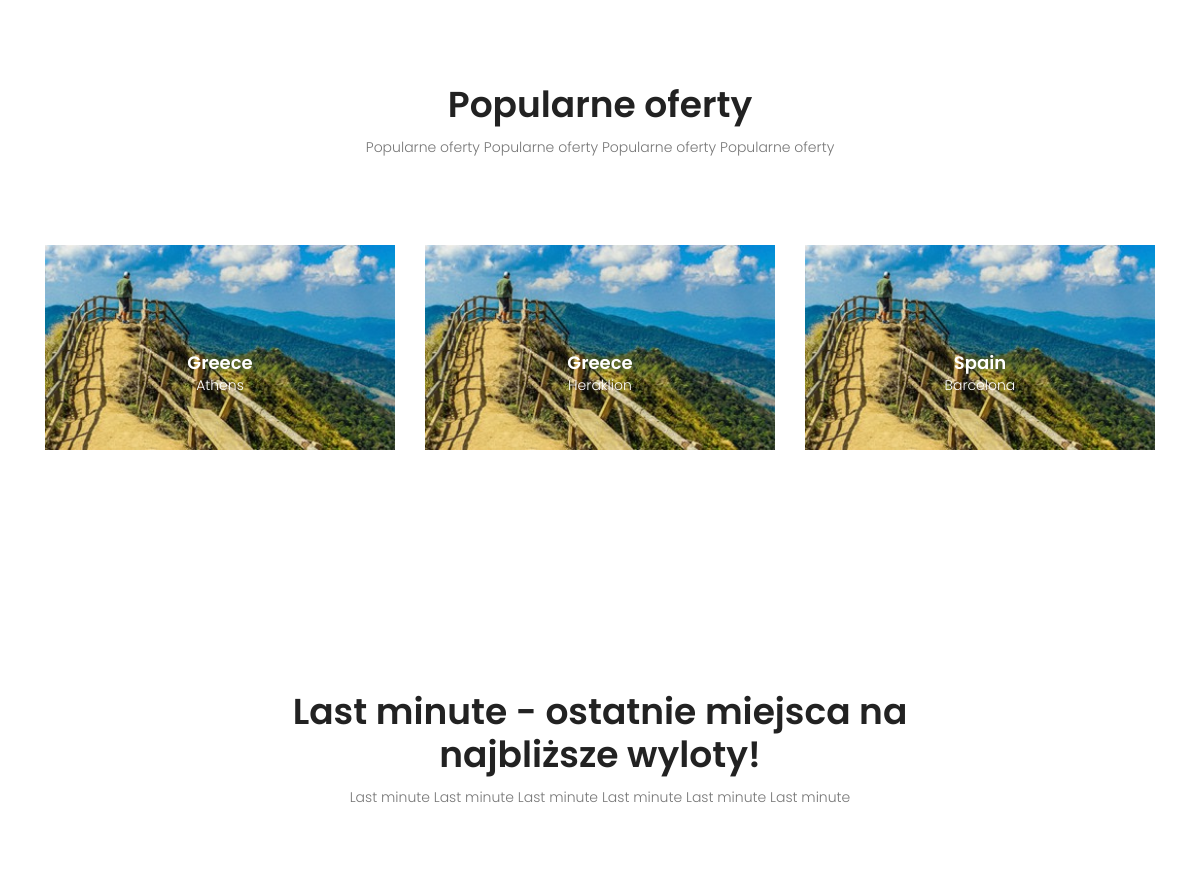
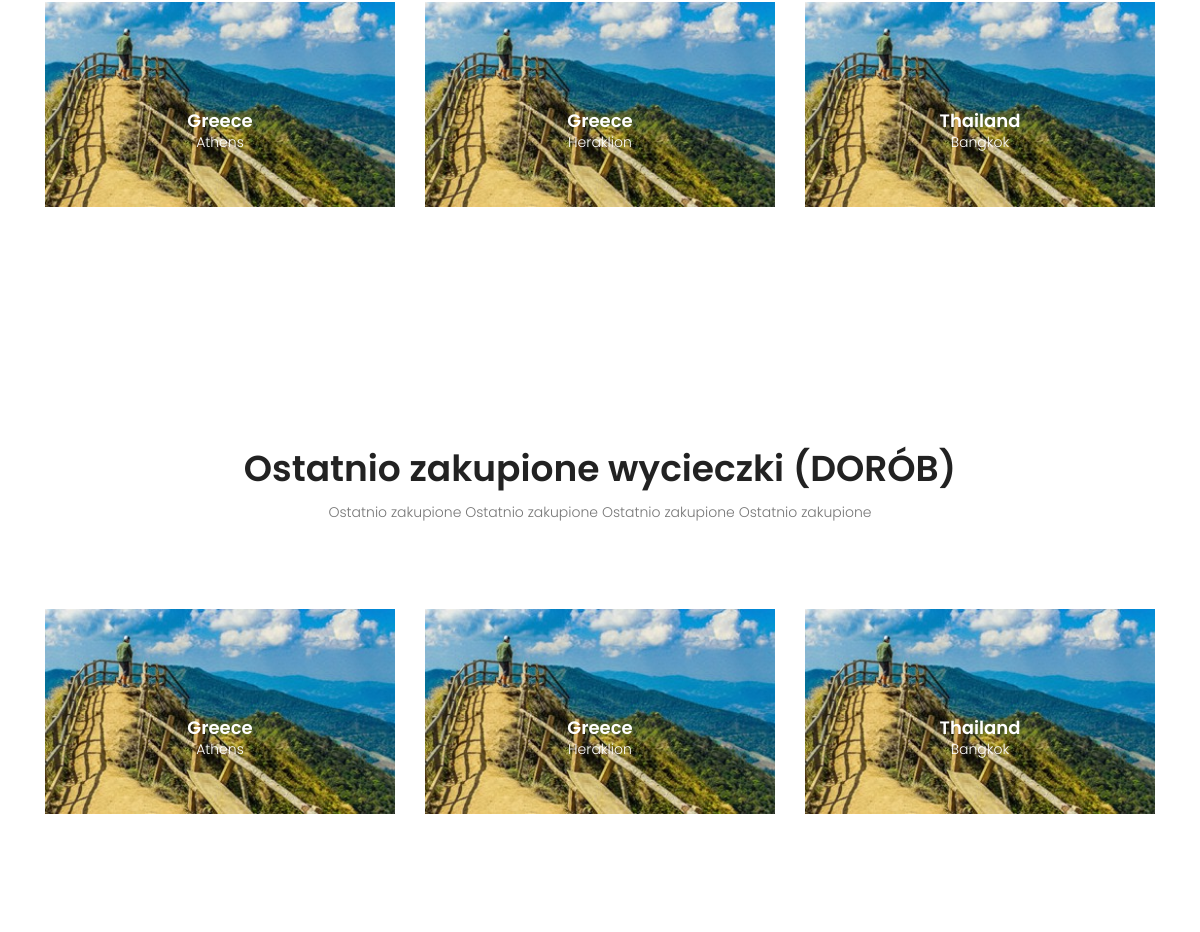
The app's page / (middle part), older data (2 pictures, top to bottom).
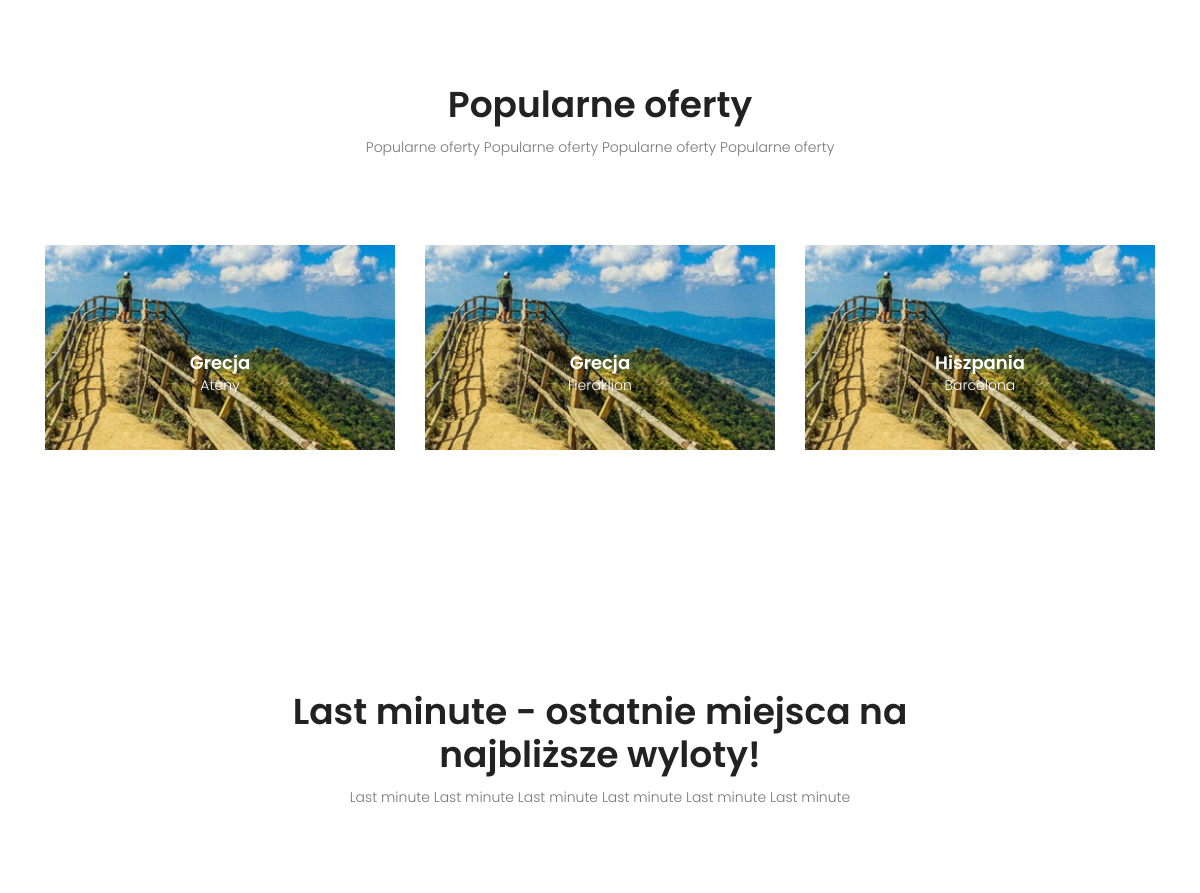
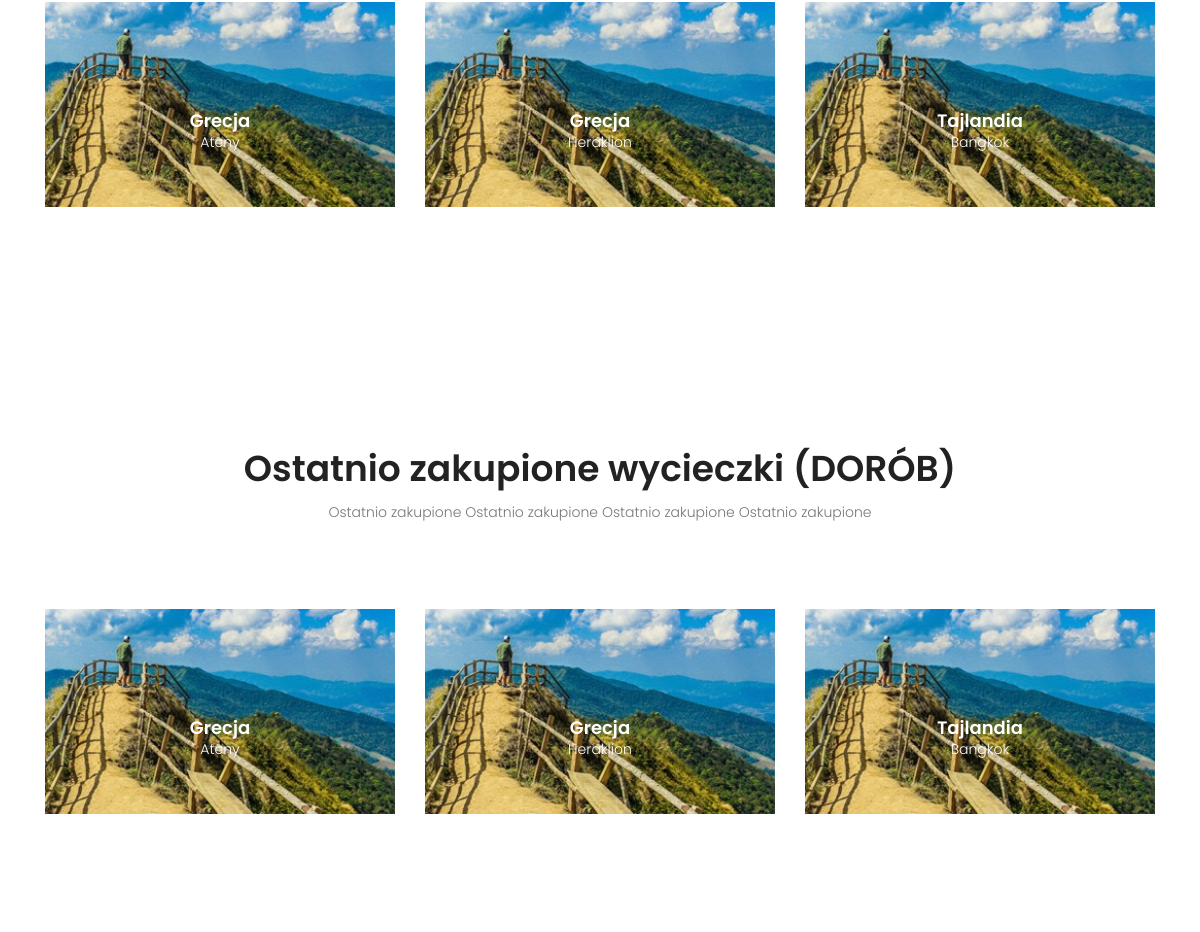
The same page, newer data (2 pictures, top to bottom).
### core/models.py (models this page shows, shortened)
class Trip(models.Model):
    departure_city = models.ForeignKey(City, on_delete=models.CASCADE, related_name='departure_city_trips')
    departure_airport = models.ForeignKey(Airport, on_delete=models.CASCADE, related_name='departure_airport_trips')
    arrival_city = models.ForeignKey(City, on_delete=models.CASCADE, related_name='arrival_city_trips')
    arrival_hotel = models.ForeignKey(Hotel, on_delete=models.CASCADE, related_name='arrival_hotel_trips')
    arrival_airport = models.ForeignKey(Airport, on_delete=models.CASCADE, related_name='arrival_airport_trips')
    departure_date = models.DateTimeField()
    arrival_date = models.DateTimeField()
    return_date = models.DateTimeField()
    catering_option = models.CharField(choices=CATERING_OPTIONS, max_length=20)
    price_for_adult = models.DecimalField(decimal_places=2, max_digits=6)
    price_for_child = models.DecimalField(decimal_places=2, max_digits=6)
    promoted = models.BooleanField(default=False)
    adults_number = models.IntegerField(default=0)
    kids_number = models.IntegerField(default=0)

class City(models.Model):
    name = models.CharField(max_length=100)
    country = models.ForeignKey(Country, on_delete=models.CASCADE, related_name='cities')
    class Meta:
        ordering = ['name']
    def __str__(self):
        return self.name

class Country(models.Model):
    name = models.CharField(max_length=50)
    continent = models.ForeignKey(Continent, on_delete=models.CASCADE, related_name='countries')
    class Meta:
        ordering = ['name']
    def __str__(self):
        return self.name

### core/views.py (the view)
# urls.py: path('', TripListView.as_view(), name='promoted_trips'),
class TripListView(ListView):
    model = Trip
    template_name = 'core/index.html'
    def get_context_data(self, *, object_list=None, **kwargs):
        context = super().get_context_data()
        context['promoted_trips'] = Trip.objects.filter(promoted=True)
        context['last_minute_trips'] = Trip.objects.filter(departure_date__lt=now()+datetime.timedelta(30))
        return context

### core/templates/core/index.html (shortened to what this page needs)
{% load static %}
	<!DOCTYPE html>
	<html lang="zxx" class="no-js">
	<head>
			<link rel="stylesheet" href="{% static 'css/linearicons.css' %}">
			<link rel="stylesheet" href="{% static 'css/font-awesome.min.css' %}">
			<link rel="stylesheet" href="{% static 'css/bootstrap.css' %}">
			<link rel="stylesheet" href="{% static 'css/magnific-popup.css' %}">
			<link rel="stylesheet" href="{% static 'css/jquery-ui.css' %}">
			<link rel="stylesheet" href="{% static 'css/nice-select.css' %}">
			<link rel="stylesheet" href="{% static 'css/animate.min.css' %}">
			<link rel="stylesheet" href="{% static 'css/owl.carousel.css' %}">
			<link rel="stylesheet" href="{% static 'css/main.css' %}">
		</head>
		<body>
			<section class="popular-destination-area section-gap">
				<div class="container">
		            <div class="row d-flex justify-content-center">
		                <div class="menu-content pb-70 col-lg-8">
		                    <div class="title text-center">
		                        <h1 class="mb-10">Popularne oferty</h1>
		                        <p>Popularne oferty Popularne oferty Popularne oferty Popularne oferty</p>
		                    </div>
		                </div>
		            </div>
					<div class="row">
						{% for trip in promoted_trips %}
						<div class="col-lg-4">
							<div class="single-destination relative">
								<div class="thumb relative">
									<img class="img-fluid" src="{% static 'img/d3.jpg' %}" alt="">
								</div>
								<div class="desc">
									<h4>{{ trip.arrival_city.country}}</h4>
									<p>{{ trip.arrival_city }}</p>
								</div>
							</div>
						</div>
						{% endfor %}
					</div>
				</div>
			</section>
			<section class="popular-destination-area section-gap">
				<div class="container">
		            <div class="row d-flex justify-content-center">
		                <div class="menu-content pb-70 col-lg-8">
		                    <div class="title text-center">
		                        <h1 class="mb-10">Last minute - ostatnie miejsca na najbliższe wyloty! </h1>
		                        <p>Last minute Last minute Last minute Last minute Last minute Last minute </p>
		                    </div>
		                </div>
		            </div>
					<div class="row">
						{% for trip in last_minute_trips %}
						<div class="col-lg-4">
							<div class="single-destination relative">
								<div class="thumb relative">
									<img class="img-fluid" src="{% static 'img/d3.jpg' %}" alt="">
								</div>
								<div class="desc">
									<h4>{{ trip.arrival_city.country}}</h4>
									<p>{{ trip.arrival_city }}</p>
								</div>
							</div>
						</div>
						{% endfor %}
					</div>
				</div>
			</section>
			<section class="popular-destination-area section-gap">
				<div class="container">
		            <div class="row d-flex justify-content-center">
		                <div class="menu-content pb-70 col-lg-8">
		                    <div class="title text-center">
		                        <h1 class="mb-10">Ostatnio zakupione wycieczki (DORÓB)</h1>
		                        <p>Ostatnio zakupione Ostatnio zakupione Ostatnio zakupione Ostatnio zakupione </p>
		                    </div>
		                </div>
		            </div>
					<div class="row">
						{% for trip in last_minute_trips %}
						<div class="col-lg-4">
							<div class="single-destination relative">
								<div class="thumb relative">
									<img class="img-fluid" src="{% static 'img/d3.jpg' %}" alt="">
								</div>
								<div class="desc">
									<h4>{{ trip.arrival_city.country}}</h4>
									<p>{{ trip.arrival_city }}</p>
								</div>
							</div>
						</div>
						{% endfor %}
					</div>
				</div>
			</section>
		</body>
	</html>

Row changes from the older to the newer data that the page shows:
changed through a linked row, Trip: arrival_city.country "Greece" → "Grecja"; arrival_city "Athens" → "Ateny"
changed through a linked row, Trip "Heraklion": arrival_city.country "Greece" → "Grecja"
changed through a linked row, Trip "Barcelona": arrival_city.country "Spain" → "Hiszpania"
changed through a linked row, Trip "Bangkok": arrival_city.country "Thailand" → "Tajlandia"
